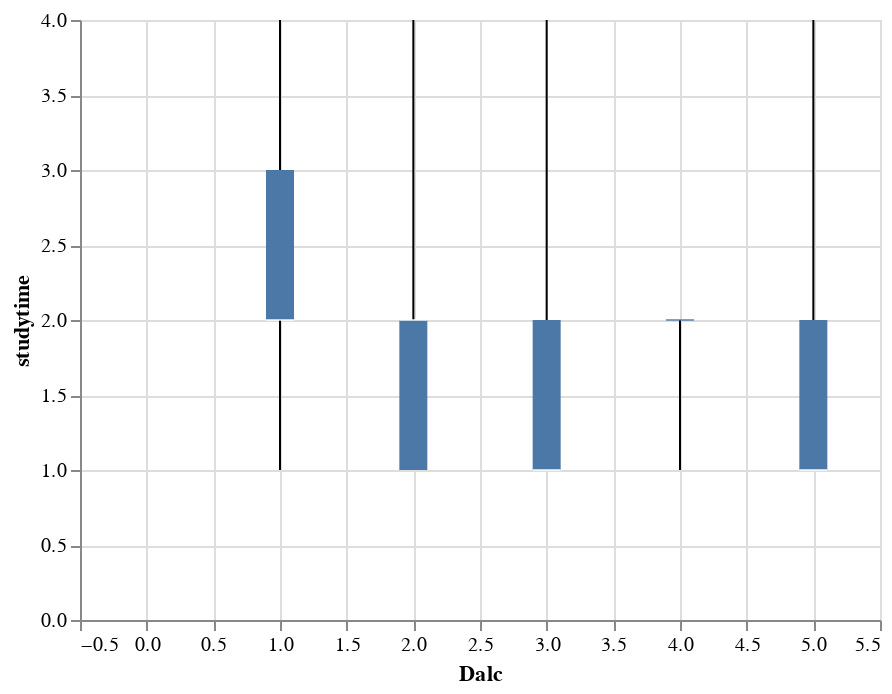

The notebook cell this image was saved under:
### Code cell
alt.Chart(df).mark_boxplot(extent='min-max').encode(
    x='Dalc:Q',
    y='studytime:Q'
).interactive()

### Figure 1 — Vega-Lite specification as saved in the notebook (floating-point values rounded to 4 significant figures; data arrays with more than 128 entries replaced by an {"elided": "..."} marker saying what was removed)
{"config": {"view": {"continuousWidth": 400, "continuousHeight": 300}}, "data": {"name": "data-e915ea558f4356374e17cc933ebec282"}, "mark": {"type": "boxplot", "extent": "min-max"}, "encoding": {"x": {"field": "Dalc", "type": "quantitative"}, "y": {"field": "studytime", "type": "quantitative"}}, "selection": {"selector002": {"type": "interval", "bind": "scales", "encodings": ["x", "y"]}}, "$schema": "https://vega.github.io/schema/vega-lite/v4.17.0.json", "datasets": {"data-e915ea558f4356374e17cc933ebec282": {"elided": "395 records"}}}
